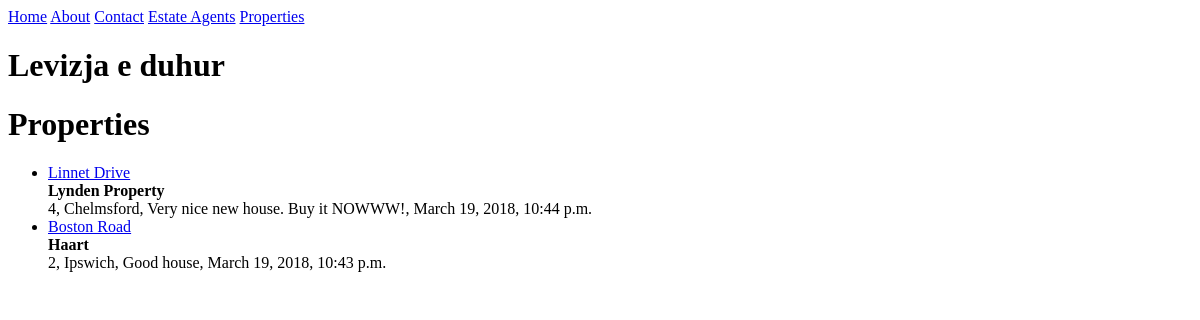
Before: /property/ with the older database file.
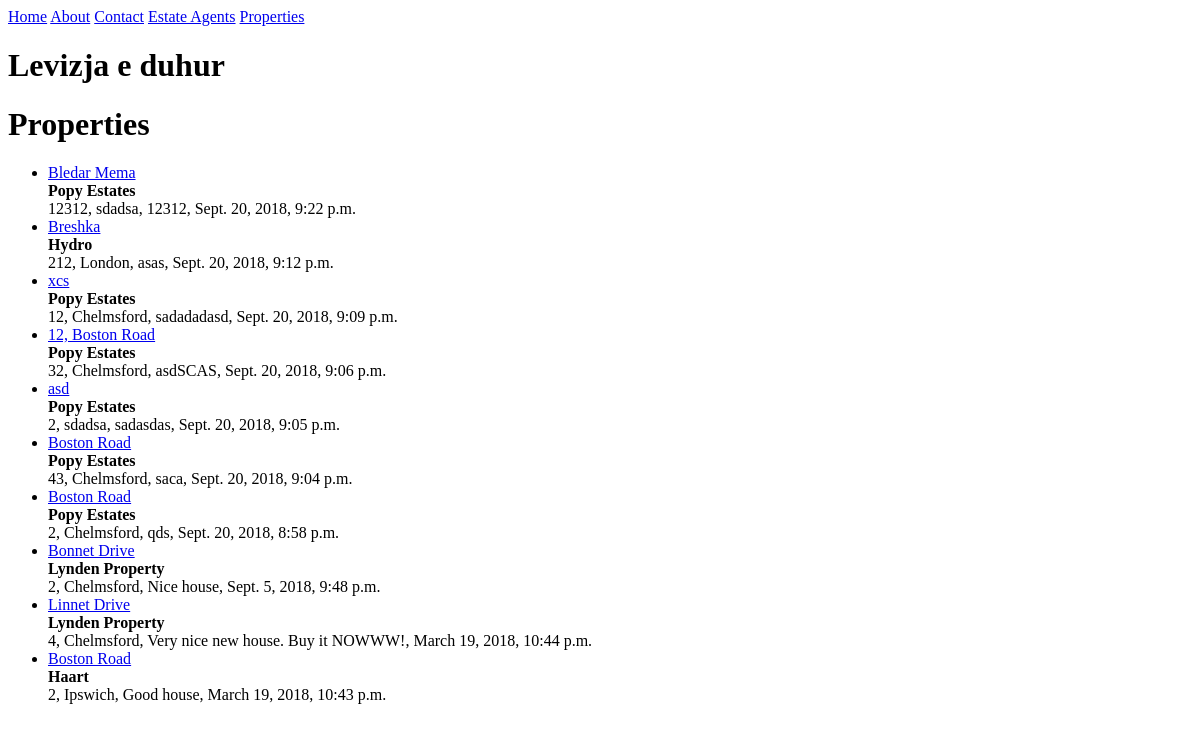
After: the same page with the newer database file.
### property/models.py (models this page shows, shortened)
class Property(models.Model):
	user 			= models.ForeignKey(settings.AUTH_USER_MODEL, on_delete=models.CASCADE)
	estate_agent 	= models.ForeignKey(EstateAgent, on_delete=models.CASCADE)
	location		= models.CharField(max_length=120)
	street_name 	= models.CharField(max_length=120)
	property_type	= models.CharField(max_length=120)
	number_rooms	= models.IntegerField()
	description 	= models.TextField(blank=True, null=True, help_text="Enter details of the property")
	timestamp		= models.DateTimeField(auto_now_add=True)
	updated			= models.DateTimeField(auto_now=True)
	def get_absolute_url(self):
		return reverse('property:detail', kwargs={'pk': self.pk})
	class Meta:
		ordering = ['-timestamp', '-updated']

### estate_agent/models.py (models this page shows, shortened)
class EstateAgent(models.Model):
	name				= models.CharField(max_length=120)
	address1			= models.CharField(max_length=120, null=True, blank=True)
	address2			= models.CharField(max_length=120, null=True, blank=True) # , validators=[validate_location]
	postcode			= models.CharField(max_length=8)
	timestamp			= models.DateTimeField(auto_now_add=True)
	updated				= models.DateTimeField(auto_now=True)
	slug				= models.SlugField(null=True, blank=True)
	def __str__(self):
		return self.name

### property/views.py (the view)
class PropertyListView(ListView):
    def get_queryset(self):
        return Property.objects.filter()

### property/templates/property/property_list.html (shortened to what this page needs)
{% extends "base.html" %}
{% block content%}
<h1>Properties</h1>
<ul>
	{% for obj in object_list %}
		<li><a href='{{obj.get_absolute_url }}'>{{ obj.street_name }}</a><br/>
		<b>{{ obj.estate_agent }}</b> <br />{{ obj.number_rooms }}, {{ obj.location }}, {{ obj.description }}, {{ obj.timestamp }} </li>
	{% endfor %}
</ul>
{% endblock content %}

### templates/base.html (shortened to what this page needs)
<!DOCTYPE html>
<html   lang='en'>
<head id="head">
</head>
<body>
{% include 'snippets/nav.html' %}
	<h1>Levizja e duhur</h1>
	<div class="container">
	{% block content %}
	{% endblock content %}
	</div>
</body>
</html>

### templates/snippets/nav.html
<div class="container">
<a href='{% url "home" %}'>Home</a>
<a href='{% url "about" %}'>About</a>
<a href='{% url "contact" %}'>Contact</a>
<a href='{% url "estate_agents:list" %}'>Estate Agents</a>
<a href='{% url "property:list" %}'>Properties</a>
</div>

Changed rows visible on the page:
added Property: street_name "Bledar Mema", estate_agent "Popy Estates", number_rooms "12312", location "sdadsa", description "12312", timestamp "Sept. 20, 2018, 9:22 p.m."
added Property: street_name "Breshka", estate_agent "Hydro", number_rooms "212", location "London", description "asas", timestamp "Sept. 20, 2018, 9:12 p.m."
added Property: street_name "xcs", estate_agent "Popy Estates", number_rooms "12", location "Chelmsford", description "sadadadasd", timestamp "Sept. 20, 2018, 9:09 p.m."
added Property: street_name "12, Boston Road", estate_agent "Popy Estates", number_rooms "32", location "Chelmsford", description "asdSCAS", timestamp "Sept. 20, 2018, 9:06 p.m."
added Property: street_name "asd", estate_agent "Popy Estates", number_rooms "2", location "sdadsa", description "sadasdas", timestamp "Sept. 20, 2018, 9:05 p.m."
added Property: street_name "Boston Road", estate_agent "Popy Estates", number_rooms "43", location "Chelmsford", description "saca", timestamp "Sept. 20, 2018, 9:04 p.m."
added Property: street_name "Boston Road", estate_agent "Popy Estates", number_rooms "2", location "Chelmsford", description "qds", timestamp "Sept. 20, 2018, 8:58 p.m."
added Property: street_name "Bonnet Drive", estate_agent "Lynden Property", number_rooms "2", location "Chelmsford", description "Nice house", timestamp "Sept. 5, 2018, 9:48 p.m."
